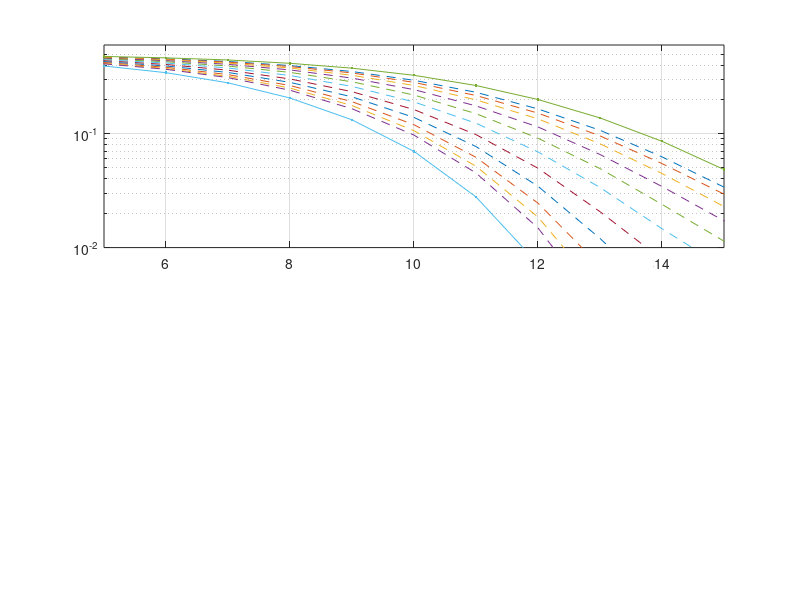

Write the MATLAB code that produced this figure. (Note: this script raises an error after producing the figure.)
clear;clc;clf;
load riceFitter.mat;
load bers.mat;

x = -30:0.1:30;
y = qfunc(x);

%semilogy(snrs,bersAWGN);hold on;
%semilogy(snrs,bersRayl);
%semilogy(snrs,bersRice);grid on;
%ZOOMED IN
subplot(2,1,1);
semilogy(snrs, riceBerMatrix, '--');hold on;grid on;
semilogy(snrs, bersRayl, '.-');semilogy(snrs,bersAWGN, '.-');
ylim([1e-2 0.6]);xlim([5 15])
%ylim([0.03 0.2]);xlim([9 12])
%plotRice4(x,y);
plotTest(x,y);
%ZOOMED OUT
subplot(2,1,2);
semilogy(snrs, riceBerMatrix, '--');hold on;grid on;
semilogy(snrs, bersRayl, '.-');semilogy(snrs,bersAWGN, '.-');
ylim([1e-7 1]);xlim([5 15])
%plotRice4(x,y);
plotTest(x,y);


% Test Bed Starts here
%% RAYL
function plotRayl(x,y)
    semilogy(11.1+3.05*x, 0.5*y);
    semilogy(-35+11*x, 10000*y);
end
%%AWGN
function plotAwgn(x,y)
    semilogy(7.5+2.5*x, 0.47*y);
    semilogy(10 + 1.17*x, 0.15*y);
end
%%RICE10
function plotRice10(x,y)
    semilogy(8.5+1.9*x, 0.4*y);
    %semilogy(7.85+2.52*x, 0.47*y);
    %semilogy(10.35+1.27*x, 0.15*y);
end
%%RICE9
function plotRice9(x,y)
    semilogy(8.7+1.95*x, 0.4*y);
    %semilogy(8.1+2.53*x, 0.47*y);
    %semilogy(10.6+1.35*x, 0.15*y);
end
%%RICE8
function plotRice8(x,y)
    semilogy(8.9+2*x, 0.4*y);
    %semilogy(8.2+2.54*x, 0.47*y);
    %semilogy(10.7+1.4*x, 0.15*y);
end
%%RICE7
function plotRice7(x,y)
    semilogy(9.1+2.1*x, 0.4*y);
%semilogy(8+4.6*x, 0.47*y);    
%semilogy(8.5+1.8*x, 0.4*y);
    %semilogy(10.7+1.4*x, 0.15*y);
    %semilogy(-18+9*x, 10*y);
end
%%RICE6
function plotRice6(x,y)
    semilogy(9.4+2.2*x, 0.41*y);
    %semilogy(9+2.37*x, 0.47*y);
    %semilogy(-14.1+8.5*x, 10*y);
end
%%RICE5
function plotRice5(x,y)
    semilogy(9.8+2.35*x, 0.41*y);
    %semilogy(9.5+2.42*x, 0.46*y);
    %semilogy(-21.2+9*x, 200*y);
end
%%RICE4
function plotRice4(x,y)
    semilogy(10.1+2.53*x, 0.41*y);
    %semilogy(9.7+2.7*x, 0.46*y);
    %semilogy(-22.5+9.5*x, 200*y);
end
%%RICE3
function plotRice3(x,y)
    semilogy(10.5+2.55*x, 0.42*y);
    %semilogy(10+2.8*x, 0.47*y);
    %semilogy(-21.2+9.4*x, 200*y);
end
%%RICE2
function plotRice2(x,y)
    semilogy(10.8+2.6*x, 0.425*y);
    %semilogy(10.4+2.8*x, 0.47*y);
    %semilogy(-19.5+9.15*x, 200*y);
end
%%RICE1
function plotRice1(x,y)
    semilogy(11+2.69*x, 0.43*y);
    %semilogy(10.6+2.87*x, 0.47*y);
    %semilogy(-27.7+10*x, 2000*y);
end
%%RICE0
function plotRice0(x,y)
    semilogy(11.1+2.72*x, 0.44*y);
    %semilogy(10.8+2.9*x, 0.47*y);
    %semilogy(-27.2+10*x, 2000*y);
end

function plotTest(x,y)
    k = 10.5;
    if k >= 5
       a = 0.4;
    else
       a = 0.004*k^2 - 0.0081*k + 0.4392; 
    end
    b = -0.2895*k + 11.222;
    c = -0.0917*k + 2.785;
    semilogy(b+c*x, a*y);
    %semilogy(10.8+2.9*x, 0.47*y);
    %semilogy(-27.2+10*x, 2000*y);
end

%semilogy(10.8+2.85*x, 0.47*y);
%semilogy(10.8+2.6*x, 0.05*y);
%y = 10.^(-0.220724*x + 1.865);
%semilogy(x, y)
